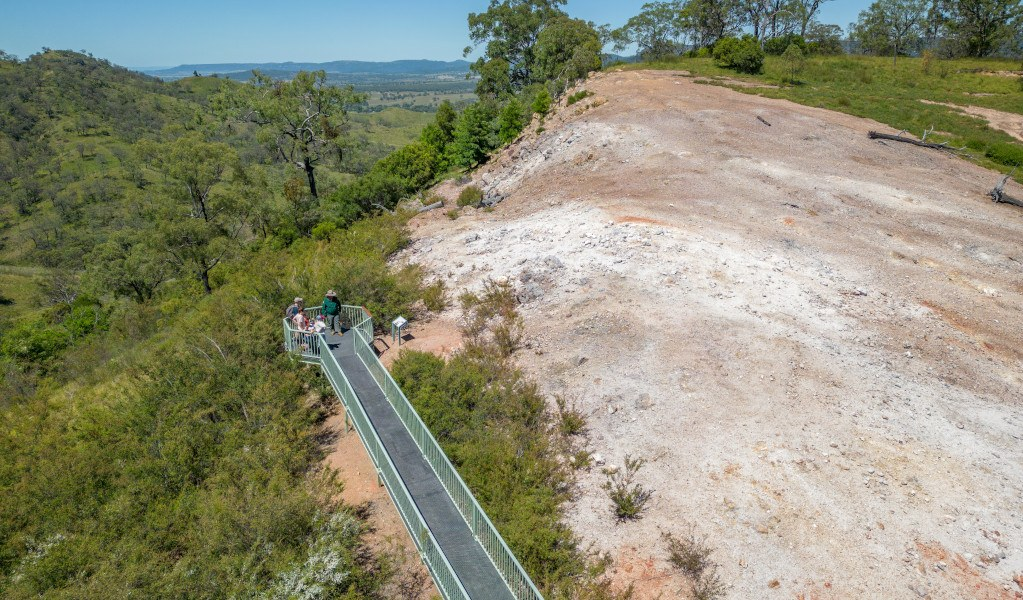
#> input picture assets/photos/burning-mountain-nature-reserve.jpg, 1023 x 600 px
$ python -i photo-brightness.py   (imports and definitions only)
#> lines starting #> are read from the running program, lines starting #| are printed output that depends on the picture
#> further down, picture is the input picture: PIL image 1023x600 RGB; mean R, G, B 141.6, 141.5, 118.6
#!/usr/bin/env python3
"""Measures how bright every photo in the app is (IMAGES.md → "Brightness").

  python3 scripts/curation/photo-brightness.py [--json out.json] [--keys k1,k2]

For each image-manifest entry (destination headers, why-visit photos `File:…`, spot photos) it downloads the 250 px
thumbnail (cached in .cache/curation/thumbs/) and reports the mean perceived luminance (0–1, sRGB Rec. 709 luma) of
the centre crop the app shows most (the middle ~square), plus the share of near-black pixels. Prints the darkest
first. Gallery photos are not measured.
"""
import concurrent.futures as cf, hashlib, io, json, os, sys, time, urllib.request
from PIL import Image, ImageStat

FLOOR_P40, FLOOR_MEAN = 0.22, 0.30   # IMAGES.md → "Brightness": below either, a photo is too dark (headers, why-visit AND spot photos alike)
UA = 'IntrepidApp-Curation/1.0'
CACHE = '.cache/curation/thumbs'
# [1 line not run here, left out]


# [21 lines left out: functions url_for, fetch, not called in this run]


def measure(img: Image.Image):
    img = img.convert('RGB')
    w, h = img.size
#> w = 1023; h = 600
    s = min(w, h)
#> s = 600
    crop = img.crop(((w - s) // 2, (h - s) // 2, (w + s) // 2, (h + s) // 2))
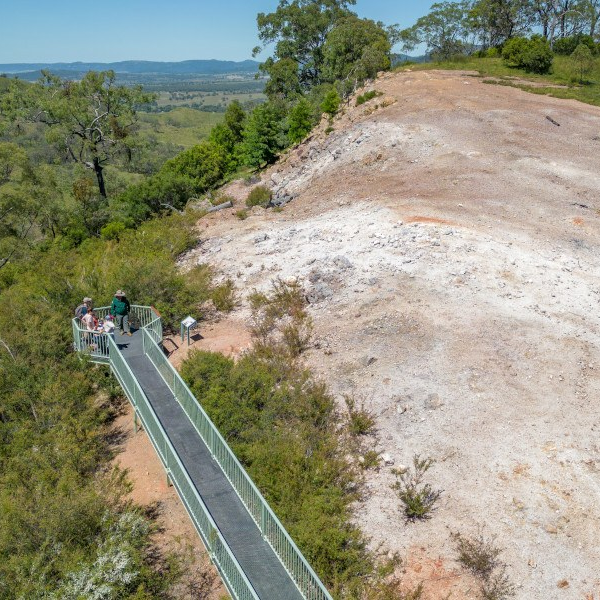
#> crop: PIL image 600x600 RGB; mean R, G, B 147.4, 146.4, 126
    L = crop.convert('L')
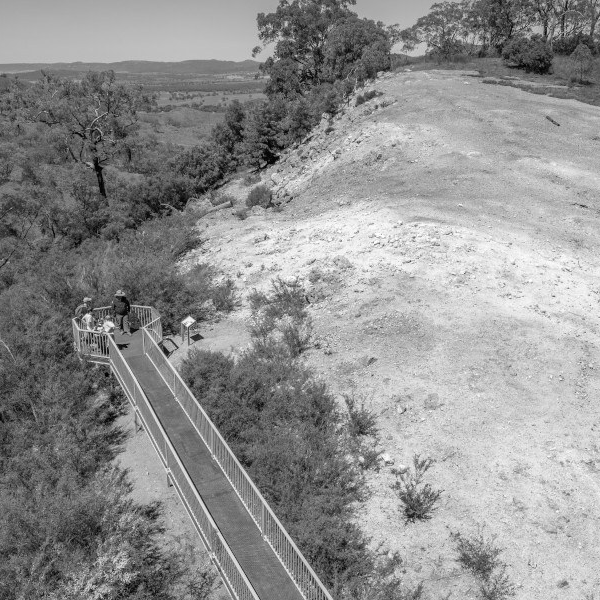
#> L: PIL image 600x600 L; min 0, max 255, mean 144.4
    mean = ImageStat.Stat(L).mean[0] / 255
#> mean = 0.566
    hist = L.histogram()
#> hist = 256 values, max 2997 at index 186, min 3 at index 0, mean 1406.2
    dark = sum(hist[:40]) / max(1, sum(hist))
#> dark = 0.0149
    # 40th-percentile luminance: catches a dark subject under a bright sky (the mean hides it). IMAGES.md → "Brightness".
    n, acc, p40 = sum(hist), 0, 0
#> n = 360000; acc = 0; p40 = 0
    for i, c in enumerate(hist):
        acc += c
        if acc >= n * 0.4:
            p40 = i / 255
            break
#> this loop made 122 passes
#> (acc, p40) on pass 122: (144691, 0.475)
#> (c, acc) on passes 1 to 6: (3, 3), (21, 24), (29, 53), (18, 71), (46, 117), (55, 172)
#> after the loop, acc = 144691
    return round(mean, 3), round(dark, 3), round(p40, 3)


# [30 lines left out: function main, not called in this run]


# [2 lines not run here, left out]

>>> from PIL import Image
>>> picture = Image.open('../../assets/photos/burning-mountain-nature-reserve.jpg')
>>> result = measure(picture)
#> result = (0.566, 0.015, 0.475)

$ run again, on assets/photos/ext-knox-lookout.jpg
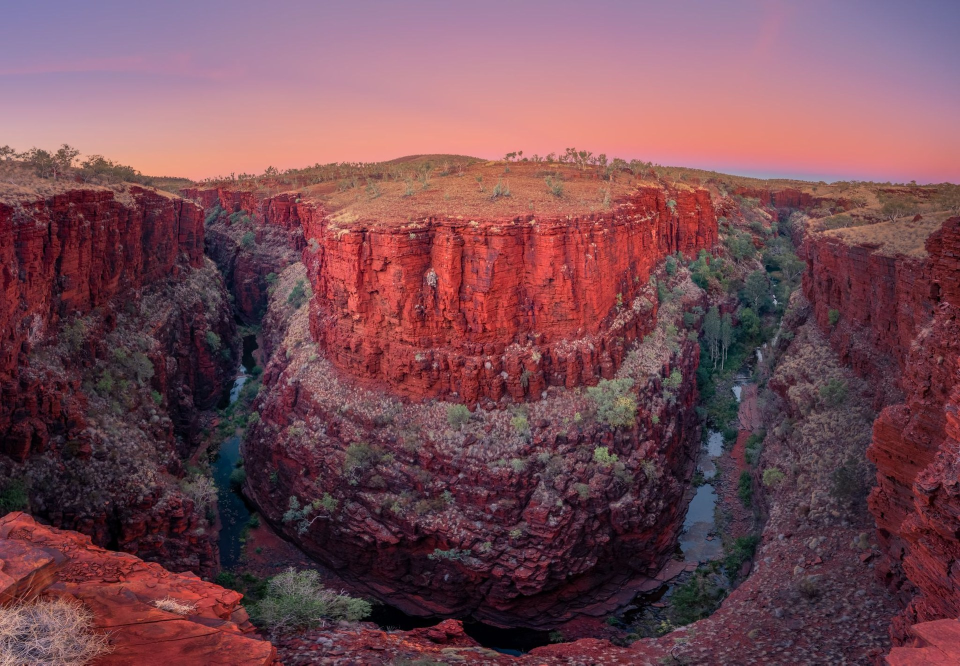
#> input picture assets/photos/ext-knox-lookout.jpg, 1920 x 1331 px (shown at 1/2 size)
#> picture is the input picture: PIL image 1920x1331 RGB; mean R, G, B 117.1, 74.4, 84
#> in measure, `crop = img.crop(((w - s) // 2, (h - s) // 2, (w + s) // 2, (h + s) // ..`:
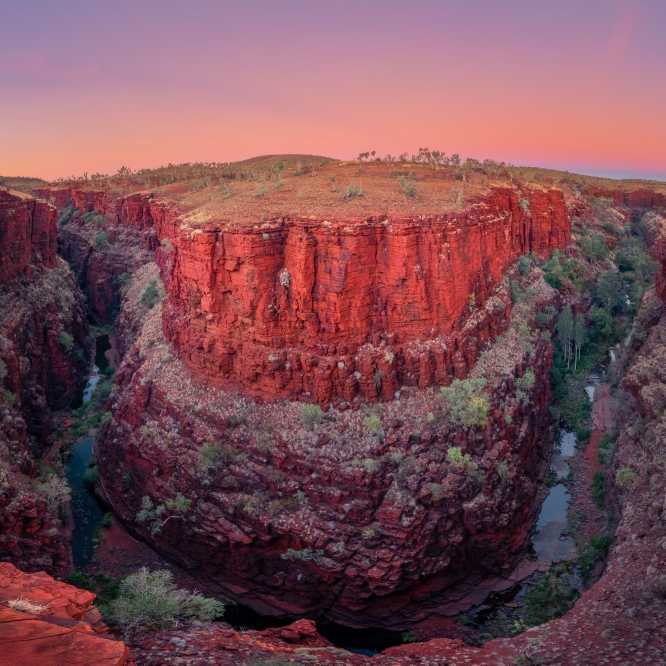
#> crop: PIL image 1331x1331 RGB (shown at 1/2 size); mean R, G, B 120.9, 77, 85.5
#> in measure, `L = crop.convert('L')`:
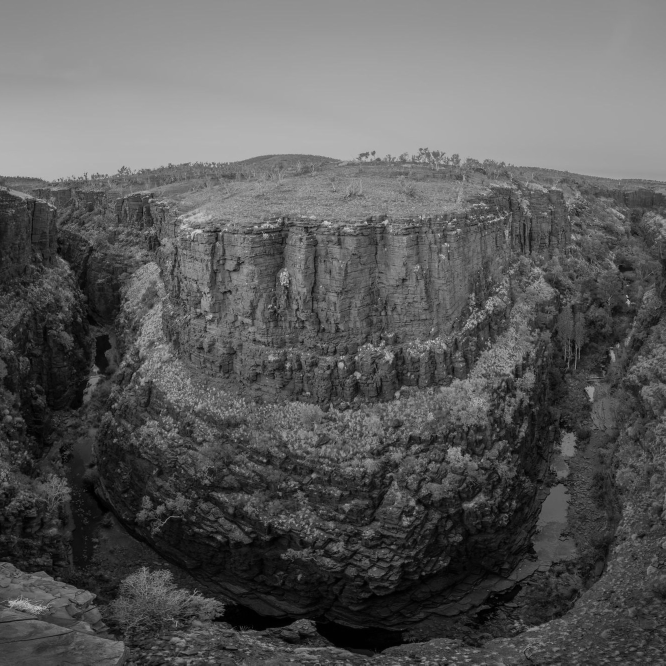
#> L: PIL image 1331x1331 L (shown at 1/2 size); min 0, max 219, mean 91.1
#> mean = 0.357
#> hist = 256 values, max 17775 at index 145, min 0 at index 218, mean 6920.2
#> dark = 0.189
#> in measure, `n, acc, p40 = sum(hist), 0, 0`: n = 1771561; acc = 0
#> the loop in measure, `for i, c in enumerate(hist):` made 70 passes
#> (acc, p40) on pass 70: (709024, 0.271)
#> after the loop in measure, `for i, c in enumerate(hist):`: acc = 709024
#> result = (0.357, 0.189, 0.271)

$ run again, on assets/photos/ext-misery-beach.jpg
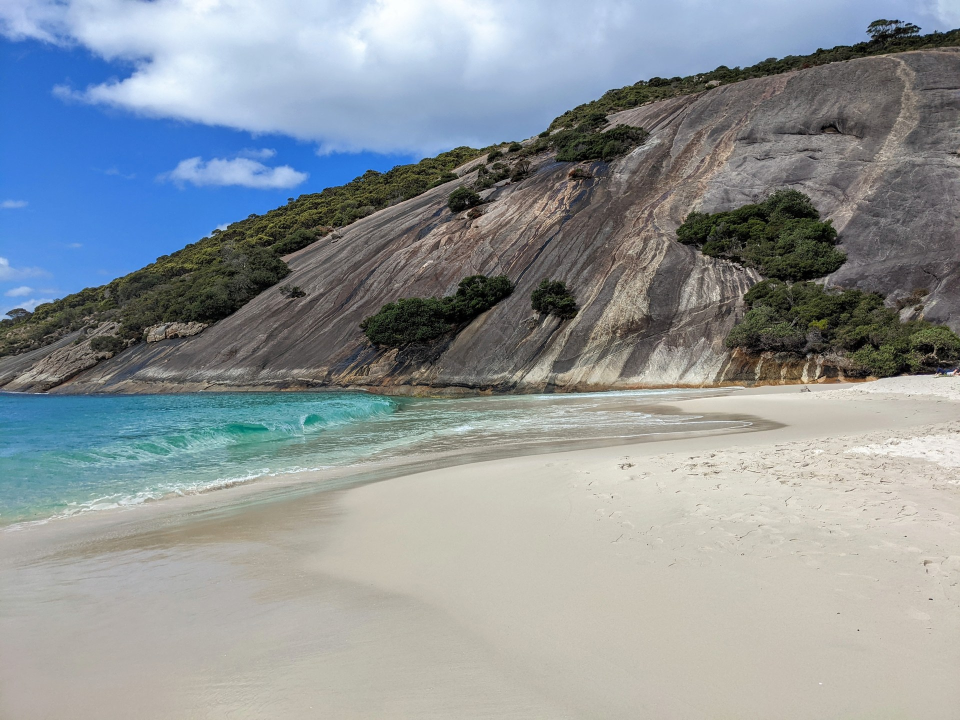
#> input picture assets/photos/ext-misery-beach.jpg, 1920 x 1440 px (shown at 1/2 size)
#> picture is the input picture: PIL image 1920x1440 RGB; mean R, G, B 141.9, 149.2, 153.5
#> in measure, `crop = img.crop(((w - s) // 2, (h - s) // 2, (w + s) // 2, (h + s) // ..`:
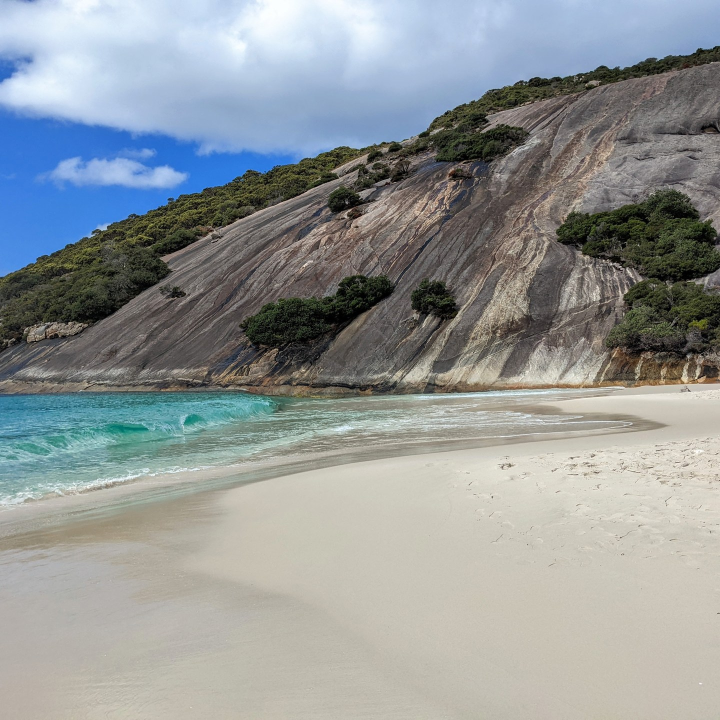
#> crop: PIL image 1440x1440 RGB (shown at 1/2 size); mean R, G, B 145.6, 150.9, 151.9
#> in measure, `L = crop.convert('L')`:
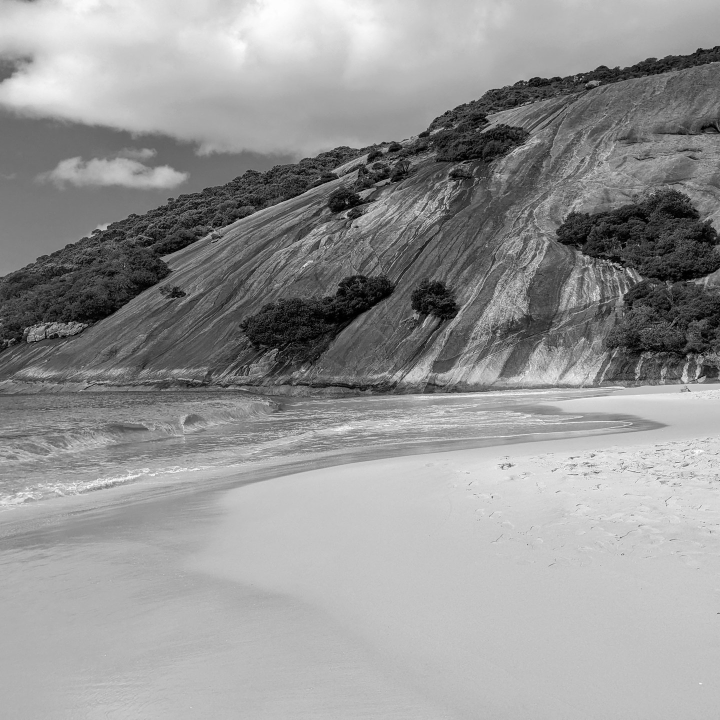
#> L: PIL image 1440x1440 L (shown at 1/2 size); min 0, max 255, mean 149.4
#> mean = 0.586
#> hist = 256 values, max 40477 at index 197, min 7 at index 255, mean 8100
#> dark = 0.0462
#> in measure, `n, acc, p40 = sum(hist), 0, 0`: n = 2073600; acc = 0
#> the loop in measure, `for i, c in enumerate(hist):` made 149 passes
#> (acc, p40) on pass 149: (832134, 0.58)
#> after the loop in measure, `for i, c in enumerate(hist):`: acc = 832134
#> result = (0.586, 0.046, 0.58)
